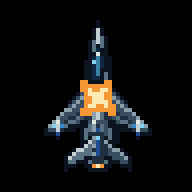
#> input picture games/skylance/assets/authored/aircraft_f16_destruction.gif, 192 x 192 px
$ python -i unit_frames.py   (imports and definitions only)
#> lines starting #> are read from the running program, lines starting #| are printed output that depends on the picture
"""Stage 1 unit strips from their base drawings.

Each unit in assets/authored/units/<name>.png is an indexed drawing facing
down the screen: slot 0 transparent, 1-12 its own colours from darkest (the
outline) to lightest, 13-15 fire (hot, orange, red). From it this builds the
eight frames the game plays -- three idle, one damaged, four destruction --
and writes them to units/<name>.json for author_stage_one.lua.
"""
import json
import math
from pathlib import Path

import numpy as np
from PIL import Image
from scipy import ndimage as ndi

ROOT = Path(__file__).resolve().parents[1] / 'assets/authored'
UNITS = ROOT / 'units'
HOT, MID, LOW = 13, 14, 15
BODY = 12

# canvas, palette bank, bank copies, airborne, idle effect
SPEC = {
    'drone':      ((32, 32), 75, 1, True, 'eye'),
    'fighter':    ((48, 48), 78, 3, True, 'nozzle'),
    'heli':       ((48, 48), 81, 3, True, 'rotor'),
    'tank':       ((32, 48), 90, 3, False, 'tracks'),
    'bomber':     ((64, 64), 72, 3, True, 'glow'),
    'sam':        ((32, 48), 118, 1, False, 'beacon'),
    'radar_site': ((32, 48), 122, 1, False, 'dish'),
}
HELI_HUB = (9, 26)       # rotor mast in the base drawing
HELI_BLADE = 19
FIGHTER_NOZZLE = ((15, 3), (16, 3), (17, 3), (15, 4), (16, 4), (17, 4))


# [16 lines left out: functions base, place, not called in this run]


PAL = None


def ramps(pal):
    """Body colours grouped by hue (greys apart), each family dark to light."""
    def lum(i):
        return float(pal[i] @ np.array([0.3, 0.59, 0.11]))
    family = {}
    for i in range(2, BODY + 1):
        r, g, b = pal[i] / 255.0
        hi, lo = max(r, g, b), min(r, g, b)
        if hi < 0.1 or (hi - lo) / hi < 0.22:
            key = 'grey'
        else:
            hue = (60 * ((g - b) / (hi - lo)) if hi == r else
                   60 * (2 + (b - r) / (hi - lo)) if hi == g else 60 * (4 + (r - g) / (hi - lo))) % 360
            key = int(((hue + 30) % 360) // 60)
        family.setdefault(key, []).append(i)
    by_lum = sorted(range(2, BODY + 1), key=lum)
    return {i: sorted(f, key=lum) for f in family.values() for i in f}, by_lum


def shade(idx, ranks, burnt=False):
    """Lighten or darken body colours by whole steps: along each colour's own
    hue family, or (burnt) along all body colours, so a hull chars toward
    black. The outline and fire stay."""
    family, by_lum = ramps(PAL)
    table = np.arange(16)
    for i in range(2, BODY + 1):
        ramp = by_lum if burnt else family[i]
        table[i] = ramp[int(np.clip(ramp.index(i) + ranks, 0, len(ramp) - 1))]
    return table[idx].astype(np.uint8)


# [182 lines left out: functions outline, inner, burn, scorch, glow_pixels, flicker and 9 more, not called in this run]


def destruction_air(frame):
    ys, xs = np.nonzero(frame)
    cy, cx = ys.mean(), xs.mean()
    span = min(xs.max() - xs.min(), ys.max() - ys.min())
    flash = burn(shade(frame, 3), cx, cy, max(3, span * 0.22))
    a, b, _ = split(frame, -32)
    frames = [flash]
    for (ax, ay, bx, by), darker, colours, erode in (
            ((-2, -1, 2, 2), -2, (HOT, MID), 0),
            ((-4, -3, 4, 4), -5, (MID, LOW), 0),
            ((-6, -5, 6, 7), -9, (LOW, 2, 2), 1)):
        pa, pb = shade(a, darker, burnt=True), shade(b, darker, burnt=True)
        if erode:
            pa = np.where(ndi.binary_erosion(pa > 0, iterations=erode), pa, 0)
            pb = np.where(ndi.binary_erosion(pb > 0, iterations=erode), pb, 0)
        pa = cut_fire(outline(pa), b > 0, colours)
        pb = cut_fire(outline(pb), a > 0, colours)
        frames.append(merge(shift(pa, ax, ay), shift(pb, bx, by)))
    # embers left drifting in the last frame
    last = frames[-1]
    for k, (dx, dy) in enumerate(((-9, 4), (8, -6), (2, 10), (-3, -10))):
        y, x = int(cy + dy), int(cx + dx)
        if 1 <= y < last.shape[0] - 1 and 1 <= x < last.shape[1] - 1:
            last[y, x] = (LOW, MID, 2, LOW)[k]
    return frames


# [77 lines left out: functions destruction_ground, damaged, build, sheet, run, not called in this run]


# [6 lines not run here, left out]

>>> import cv2
>>> picture = cv2.imread('../assets/authored/aircraft_f16_destruction.gif', cv2.IMREAD_GRAYSCALE)
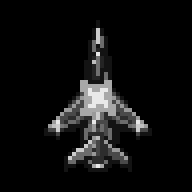
#> picture: shape (192, 192); min 0, max 233, mean 15.8
>>> result = destruction_air(picture)
#> in destruction_air, `ys, xs = np.nonzero(frame)`: ys = 6624 values from 20 to 171; xs = 6624 values, max 151 at index 4215, min 44 at index 4112, mean 97.66
#> in destruction_air, `cy, cx = ys.mean(), xs.mean()`: cy = 114.1; cx = 97.66
#> in destruction_air, `span = min(xs.max() - xs.min(), ys.max() - ys.min())`: span = 107
#> (the run stopped early here; a loop or call above may not have finished)
